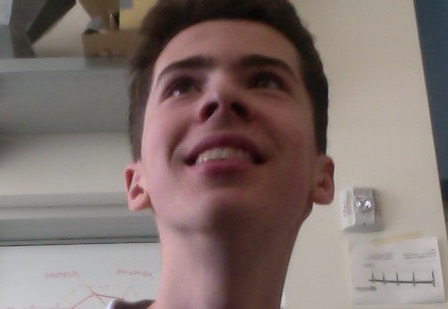
#> input picture training/luca/Photo on 2-2-16 at 10.45 AM.jpg, 448 x 309 px
$ python -i testable-recognize.py   (imports and definitions only)   (older library calls are emulated)
#> lines starting #> are read from the running program, lines starting #| are printed output that depends on the picture
import cv2
import imageio
import sys
import os
from os.path import expanduser as eu
import numpy as np
from scipy import ndimage
from skimage.feature import local_binary_pattern as lbp

#PARAMETERS
vidfeed=str(eu("~"))+'/classic.mp4' #0 usually corresponds to webcam feed
outputToFile=True
filename='output.avi'
confidenceLevel=125
debugStuff=True
rotate=True
showImage=True
cascadePath=str(eu("~"))+'/The-Luca-Bazooka/data/haarcascade_frontalface_default.xml'
trainingFolders=[str(eu("~"))+'/The-Luca-Bazooka/training/luca']
changeResolution=True
size=(.2,.2)
a=1 #These two values correspond to the radius and resolution of the LBP visualizer
b=15

class FaceDetectionError(Exception):
    pass


def extractFace(img, train=False):
    path = cascadePath
    cascade = cv2.CascadeClassifier(path)
    if train == True:
        faces = cascade.detectMultiScale(
            img, scaleFactor=1.1,
            minNeighbors=4,
            minSize=(50, 50),
            flags=cv2.CASCADE_SCALE_IMAGE)
    else:
        faces = cascade.detectMultiScale(
            img, scaleFactor=1.11,
            minNeighbors=5,
            minSize=(40, 40),
            flags=cv2.CASCADE_SCALE_IMAGE)
    return faces


def crop(img, c):
    x, y, w, h = c[0], c[1], c[2], c[3]
    return img[y:y+h, x:x+w]


def predict(img):
    return recognizer.predict(img)


def faceProcess(img):
    faces = extractFace(img, True)
    faces = sorted(faces, key=lambda x: x[2]*x[3], reverse=True)
    try:
        return crop(img, faces[0])
    except IndexError:
        cv2.imshow('Failed Detection',img)
        cv2.waitKey()
        #raise FaceDetectionError("No face was detected with img "+str(img))


# [80 lines left out: functions loadImagesFromFolder, trainStep, trainAll, main, not called in this run]

# [2 lines not run here, left out]

>>> import cv2
>>> picture = cv2.cvtColor(cv2.imread('training/luca/Photo on 2-2-16 at 10.45 AM.jpg'), cv2.COLOR_BGR2RGB)
>>> result = faceProcess(picture)
#> in extractFace, `faces = cascade.detectMultiScale( img, scaleFactor=1.1, minNeighbors=4..`: faces = [[134, 10, 179, 179]]
#> in crop, `x, y, w, h = c[0], c[1], c[2], c[3]`: x = 134; y = 10; w = 179
#> in crop, `return img[y:y+h, x:x+w]`:
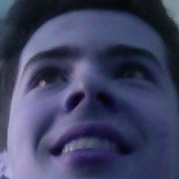
#> returned value: shape (179, 179, 3); mean of channels 0, 1, 2 99.7, 68.1, 65.2; drawn as B, G, R
